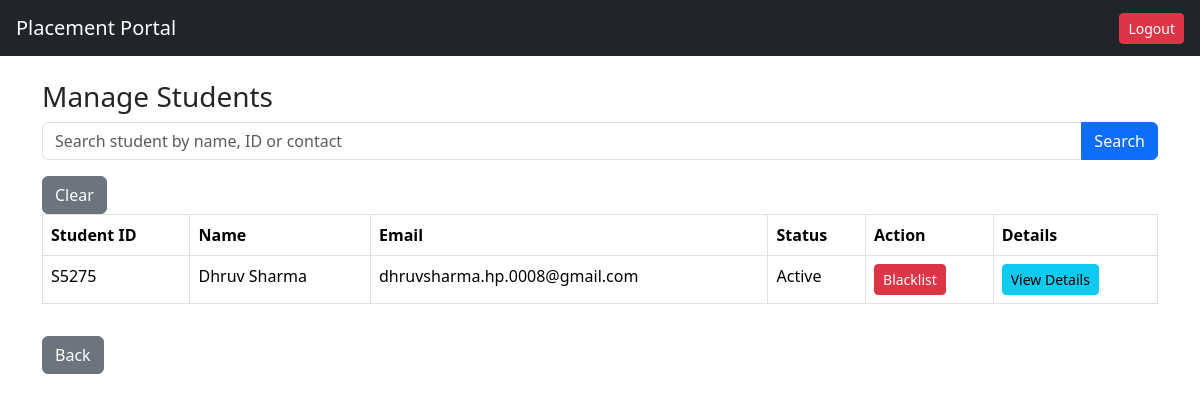
Before: /admin/students (signed in) with the older database file.
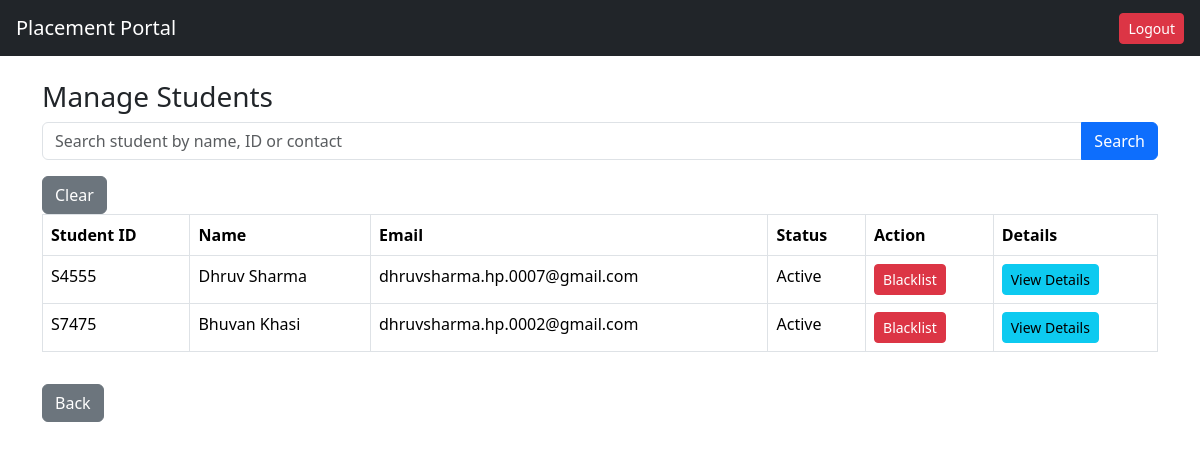
After: the same page with the newer database file.
### tables this page shows
CREATE TABLE student(
        id INTEGER PRIMARY KEY AUTOINCREMENT,
        student_uid TEXT UNIQUE,
        name TEXT,
        email TEXT UNIQUE,
        password TEXT,
        phone TEXT,
        resume TEXT,
        is_active INTEGER DEFAULT 1
    );

### app.py (the view)
@app.route("/admin/students")
def admin_students():
    if session.get("role") != "admin":
        return redirect("/")
    search = request.args.get("search")
    conn = get_connection()
    if search:
        students = conn.execute("""
        SELECT * FROM student
        WHERE name LIKE ?
        OR student_uid LIKE ?
        OR phone LIKE ?
        """,('%'+search+'%','%'+search+'%','%'+search+'%')).fetchall()
    else:
        students = conn.execute("""
        SELECT * FROM student
        """).fetchall()
    conn.close()
    return render_template(
        "admin_students.html",
        students=students
    )

### models.py (called while the page is built)
def get_connection():
    conn = sqlite3.connect(DATABASE)
    conn.row_factory = sqlite3.Row
    return conn

### templates/admin_students.html
{% extends "base.html" %}
{% block content %}
<h3>Manage Students</h3>
<form method="GET" action="/admin/students" class="mb-3">
<div class="input-group">
<input type="text"
name="search"
class="form-control"
placeholder="Search student by name, ID or contact">
<button class="btn btn-primary">
Search
</button>
</div>
</form><a href="/admin/students" class="btn btn-secondary">
Clear
</a>
<table class="table table-bordered">
<tr>
<th>Student ID</th>
<th>Name</th>
<th>Email</th>
<th>Status</th>
<th>Action</th>
<th>Details</th>
</tr>
{% for s in students %}
<tr>
<td>{{ s.student_uid }}</td>
<td>{{ s.name }}</td>
<td>{{ s.email }}</td>
<td>
{% if s.is_active == 1 %}
Active
{% else %}
Blacklisted
{% endif %}
</td>
<td>
{% if s.is_active == 1 %}
<a href="/admin/blacklist_student/{{ s.id }}" class="btn btn-danger btn-sm">
Blacklist
</a>
{% else %}
<a href="/admin/activate_student/{{ s.id }}" class="btn btn-success btn-sm">
Activate
</a>
{% endif %}
</td>
<td>
<a href="/admin/student/{{ s.id }}" class="btn btn-info btn-sm">
View Details
</a>
</td>
</tr>
{% endfor %}
</table>
<a href="/admin" class="btn btn-secondary mt-3">
Back
</a>
{% endblock %}

Changed rows visible on the page:
changed student "Dhruv Sharma": student_uid "S5275" → "S4555"; email "dhruvsharma.hp.0008@gmail.com" → "dhruvsharma.hp.0007@gmail.com"
added student: student_uid "S7475", name "Bhuvan Khasi", email "dhruvsharma.hp.0002@gmail.com", is_active "Active"
